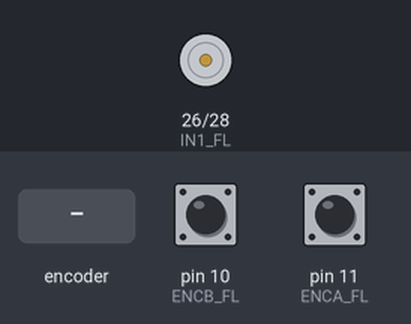
Bench run of a sketch on a simulated Arduino Mega 2560, built with avr-gcc and run on an emulated ATmega2560. On the bench: motor-driver pin pairs drawn as motors (green arrow = first pin HIGH = forward, orange = second pin HIGH = backward, longer = more drive, scaled by the enable pin). The test bench sets the inputs (shaded band); at power-on: pin 10 (ENCB_FL) HIGH, pin 11 (ENCA_FL) HIGH. What the sketch prints to the serial monitor is not drawn.

Above: at 1.2 s.
1.3 s: rotary encoder on pin 11 (ENCA_FL) / pin 10 (ENCB_FL) turned 2 steps (second pin leading)
3.2 s: rotary encoder on pin 11 (ENCA_FL) / pin 10 (ENCB_FL) turned 3 steps (first pin leading)
Timing chart, 0 to 6.2 s (numbered marks = the images above; inputs shaded):
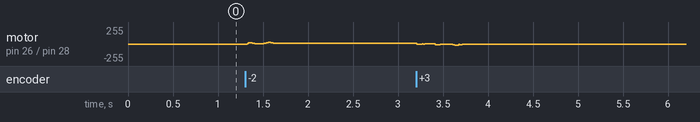

The sketch:

d12_mega_four_motor_front_left.ino
```cpp
// This alternate version of the code does not require
// atomic.h. Instead, interrupts() and noInterrupts()
// are used. Please use this code if your
// platform does not support ATOMIC_BLOCK.

// CONCLUSION
// B01 (DOUBLE - RASING (1 TIME )) -- 330 COUNT = 360 DEGREE
// B02 (DOUBLE - RASING / FAILING (2 TIME )) -- 660 COUNT = 360 DEGREE
// B03 /B05  (DOUBLE - CHANGE (4 TIME )) -- 1320 COUNT = 360 DEGREE

#include <SPI.h>
#include <SD.h>
#include <util/atomic.h>
#include <PinChangeInterrupt.h>
// #include <PinChangeInt.h>

// FR = FRONT RIGHT
// FL = FRONT LEFT
// BR = BACK RIGHT
// BL = BACK LEFT

#define FR 0
#define FL 1
#define BR 2
#define BL 3

// FRONT RIGHT
// #define ENCA_FR 18 // GREEN
// #define ENCB_FR 19 // YELLOW
// #define PWM_FR 4
// #define IN2_FR 22
// #define IN1_FR 24

// FRONT LEFT
#define ENCA_FL 11 // GREEN
#define ENCB_FL 10 // YELLOW
#define PWM_FL 5
#define IN2_FL 28
#define IN1_FL 26

// globals
long prevT[] = {0,0,0,0};
int posPrev[] = {0,0,0,0};
int pos[] = {0,0,0,0};

// Use the "volatile" directive for variables
// used in an interrupt
volatile int pos_i[] = {0,0,0,0};
volatile float velocity_i[] = {0,0,0,0};
volatile long prevT_i[] = {0,0,0,0};

float eintegral[] = {0,0,0,0};
float vFilt[] = {0,0,0,0};
float vPrev[] = {0,0,0,0};
float vx[][3] = {{0,0,0},{0,0,0},{0,0,0},{0,0,0}};
float vy[][3] = {{0,0,0},{0,0,0},{0,0,0},{0,0,0}};

// for count loop, every three time will be print out the value
int k = 0;

int target = 0;

String valInString = "";
char inChar;

void setup() {
  Serial.begin(115200);
  // Serial.begin(9600);
  pinMode(ENCA_FL,INPUT);
  pinMode(ENCB_FL,INPUT);

  attachPinChangeInterrupt(digitalPinToPinChangeInterrupt(ENCA_FL), readEncoderAFL_wrapper, CHANGE);
  attachPinChangeInterrupt(digitalPinToPinChangeInterrupt(ENCB_FL), readEncoderBFL_wrapper, CHANGE);
//   attachPCINT(digitalPinToPCINT(ENCA_FL), readEncoderAFL_wrapper, CHANGE);
//   attachPCINT(digitalPinToPCINT(ENCB_FL), readEncoderBFL_wrapper, CHANGE);

  pinMode(PWM_FL,OUTPUT);
  pinMode(IN1_FL,OUTPUT);
  pinMode(IN2_FL,OUTPUT);

  while (!Serial) {
    // wait for serial port to connect
  }
}

void loop() {
	while (Serial.available() > 0) {
			int inputChar = Serial.read();
			if(isDigit(inputChar)){
					valInString += (char)inputChar;
					// Serial.println(valInString);

			}else if(isAlpha(inputChar)) {
					valInString = "";
					inChar = (char)inputChar;

			}else if ((char)inputChar == '\r') {
					// Serial.println(valInString);
					if(valInString != ""){
							// Serial.println(valInString.toInt());
							target = (valInString.toInt());
							valInString = "";
					}else{
							Serial.println(inChar);

							if(inChar == 'R' || inChar == 'r'){
									target = 0;
							}

							if(inChar == 'O' || inChar == 'o'){
									target = 0;
									pos_i[FL] = 0;
							}
					}
			}
	}

  // read the position in an atomic block
  // to avoid potential misreads

  ATOMIC_BLOCK(ATOMIC_RESTORESTATE){
    pos[FL] = pos_i[FL];
  }

	//Invoke compute velocity function
	float deltaT[] = {0,0,0,0};
	float velocity[] = {0,0,0,0};
	computeVelocity(FL, deltaT, velocity, pos);

	//Invoke convert count/s to RPM
	convertToRPM(FL, velocity);

  // Compute the filtered signal
  // (second order Butterworth example)
	computeFilteredSignal(FL);

	// Set a target
	// float vt = 100*(sin(currT/1e6)>0);
	// float vt = 100;
	float vt = target;

	// Compute the control signal u
	float u[] = {0,0,0,0};
	computeControlSignalU(FL, vt, u, deltaT);

	//Set the motor speed and direction
	int dir[] = {1,1,1,1};
	int pwr[] = {0,0,0,0};
	setMotorSpeedDireaction(FL, u, dir, pwr);

	// motor start
	setMotor(dir[FL], pwr[FL], PWM_FL, IN1_FL, IN2_FL);

  delay(1); // Wait 1ms
  stortVPrevValue(FL);


	// every three time loops, will print out the value
  if(k % 3 ==0){
    serialPrint(vt, dir);
  }

  k = k+1;
}

void serialPrint(int target, int* dir){
	Serial.print(target);
	Serial.print(",");
	Serial.print(vx[FL][0]);
	Serial.print(",");
	Serial.print(vFilt[FL]);
	Serial.print(",");
	Serial.print(dir[FL]);
	Serial.print(",");
	Serial.print(posPrev[FL]);
	Serial.print(",");
	Serial.print(pos[FL]);
	Serial.println("");
}

void stortVPrevValue(int motorIndex){
	for(int i = 1; i >= 0; i--){
    vx[motorIndex][i+1] = vx[motorIndex][i]; // store xi
    vy[motorIndex][i+1] = vy[motorIndex][i]; // store yi
  }
}

void setMotorSpeedDireaction(int motorIndex, float* u, int* dir, int* pwr){
	// Serial.println(motorIndex);
	// Serial.println(u[motorIndex]);
	if (u[motorIndex]<0){
		dir[motorIndex] = -1;
	}

	pwr[motorIndex] = (int) fabs(u[motorIndex]);
	if(pwr[motorIndex] > 255){
		pwr[motorIndex] = 255;
	}
}

void computeControlSignalU(int motorIndex, int vt, float* u, float* deltaT){
	float kp = 5; // if the distance of the current and target is bigger, than add kp to increase the voltage
	float ki = 30;
	float e = vt-vFilt[motorIndex];
	eintegral[motorIndex] = eintegral[motorIndex] + e*deltaT[motorIndex];

	u[motorIndex] = kp*e + ki*eintegral[motorIndex];
}

void computeFilteredSignal(int motorIndex){
	float vb[] = {0.007777, 0.01555399, 0.007777};
  float va[] = {1.73550016, -0.76660814};

	vy[motorIndex][0] = va[0]*vy[motorIndex][1] + va[1]*vy[motorIndex][2] +
            	vb[0]*vx[motorIndex][0] + vb[1]*vx[motorIndex][1] + vb[2]*vx[motorIndex][2];

  vFilt[motorIndex] = vy[motorIndex][0];
}

void convertToRPM(int motorIndex, float* velocity){
	vx[motorIndex][0] = velocity[motorIndex]/1320*60.0;
}

void computeVelocity(int motorIndex, float* deltaT, float* velocity, int* pos){
	long currT = micros();
  deltaT[motorIndex] = ((float) (currT-prevT[motorIndex]))/1.0e6;
  velocity[motorIndex] = (pos[motorIndex] - posPrev[motorIndex])/deltaT[motorIndex];
	posPrev[motorIndex] = pos[motorIndex];
	prevT[motorIndex] = currT;
}

void setMotor(int dir, int pwmVal, int pwm, int in1, int in2){
  analogWrite(pwm,pwmVal);
  if(dir == -1){
    digitalWrite(in1,HIGH);
    digitalWrite(in2,LOW);
  }
  else if(dir == 1){
    digitalWrite(in1,LOW);
    digitalWrite(in2,HIGH);
  }
  else{
    digitalWrite(in1,LOW);
    digitalWrite(in2,LOW);
  }
}

void readEncoderAFL_wrapper(){
	readEncoderA(FL, ENCA_FL, ENCB_FL);
}

void readEncoderBFL_wrapper(){
	readEncoderB(FL, ENCA_FL, ENCB_FL);
}

void readEncoderA(int motorIndex, int ENCA, int ENCB){
	int a = digitalRead(ENCA);
  int b = digitalRead(ENCB);

  if(a == 0){
    if(b == 0){
			pos_i[motorIndex]++;
		}else{
			pos_i[motorIndex]--;
		}
  }
  else{
    if(b == 0){
			pos_i[motorIndex]--;
		}else{
			pos_i[motorIndex]++;
		}
  }
}

void readEncoderB(int motorIndex, int ENCA, int ENCB){
  int a = digitalRead(ENCA);
	int b = digitalRead(ENCB);

  if(b == 0){
    if(a == 0){
			pos_i[motorIndex]--;
		}else{
			pos_i[motorIndex]++;
		}
  }
  else{
    if(a == 0){
			pos_i[motorIndex]++;
		}else{
			pos_i[motorIndex]--;
		}
  }
}
```
